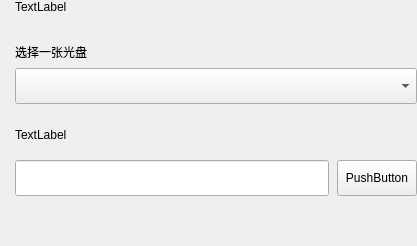
<?xml version="1.0" encoding="UTF-8"?>
<ui version="4.0">
 <class>DiskCheck</class>
 <widget class="QWidget" name="DiskCheck">
  <property name="geometry">
   <rect>
    <x>0</x>
    <y>0</y>
    <width>417</width>
    <height>246</height>
   </rect>
  </property>
  <property name="sizePolicy">
   <sizepolicy hsizetype="Fixed" vsizetype="Fixed">
    <horstretch>0</horstretch>
    <verstretch>0</verstretch>
   </sizepolicy>
  </property>
  <property name="minimumSize">
   <size>
    <width>417</width>
    <height>0</height>
   </size>
  </property>
  <property name="maximumSize">
   <size>
    <width>417</width>
    <height>16635</height>
   </size>
  </property>
  <property name="windowTitle">
   <string>DiskCheck</string>
  </property>
  <layout class="QVBoxLayout" name="verticalLayout">
   <property name="spacing">
    <number>0</number>
   </property>
   <property name="leftMargin">
    <number>15</number>
   </property>
   <property name="topMargin">
    <number>0</number>
   </property>
   <property name="rightMargin">
    <number>0</number>
   </property>
   <item>
    <layout class="QHBoxLayout" name="horizontalLayout">
     <property name="spacing">
      <number>0</number>
     </property>
     <property name="topMargin">
      <number>0</number>
     </property>
     <property name="bottomMargin">
      <number>0</number>
     </property>
     <item>
      <widget class="QLabel" name="title">
       <property name="sizePolicy">
        <sizepolicy hsizetype="Preferred" vsizetype="Fixed">
         <horstretch>0</horstretch>
         <verstretch>0</verstretch>
        </sizepolicy>
       </property>
       <property name="minimumSize">
        <size>
         <width>0</width>
         <height>36</height>
        </size>
       </property>
       <property name="maximumSize">
        <size>
         <width>16777215</width>
         <height>36</height>
        </size>
       </property>
       <property name="text">
        <string>TextLabel</string>
       </property>
       <property name="alignment">
        <set>Qt::AlignLeading|Qt::AlignLeft|Qt::AlignTop</set>
       </property>
      </widget>
     </item>
    </layout>
   </item>
   <item>
    <layout class="QHBoxLayout" name="horizontalLayout_10">
     <property name="bottomMargin">
      <number>0</number>
     </property>
     <item>
      <widget class="QLabel" name="diskTitle">
       <property name="sizePolicy">
        <sizepolicy hsizetype="Fixed" vsizetype="Preferred">
         <horstretch>0</horstretch>
         <verstretch>0</verstretch>
        </sizepolicy>
       </property>
       <property name="minimumSize">
        <size>
         <width>0</width>
         <height>32</height>
        </size>
       </property>
       <property name="maximumSize">
        <size>
         <width>16335</width>
         <height>16777215</height>
        </size>
       </property>
       <property name="text">
        <string>选择一张光盘</string>
       </property>
      </widget>
     </item>
    </layout>
   </item>
   <item>
    <layout class="QHBoxLayout" name="horizontalLayout_2">
     <property name="spacing">
      <number>8</number>
     </property>
     <property name="bottomMargin">
      <number>24</number>
     </property>
     <item>
      <widget class="QComboBox" name="comboBox">
       <property name="minimumSize">
        <size>
         <width>0</width>
         <height>36</height>
        </size>
       </property>
       <property name="maximumSize">
        <size>
         <width>16777215</width>
         <height>36</height>
        </size>
       </property>
      </widget>
     </item>
    </layout>
   </item>
   <item>
    <layout class="QHBoxLayout" name="horizontalLayout_3">
     <item>
      <widget class="QLabel" name="fileTitle">
       <property name="sizePolicy">
        <sizepolicy hsizetype="Preferred" vsizetype="Fixed">
         <horstretch>0</horstretch>
         <verstretch>0</verstretch>
        </sizepolicy>
       </property>
       <property name="minimumSize">
        <size>
         <width>0</width>
         <height>32</height>
        </size>
       </property>
       <property name="maximumSize">
        <size>
         <width>16777215</width>
         <height>32</height>
        </size>
       </property>
       <property name="text">
        <string>TextLabel</string>
       </property>
       <property name="alignment">
        <set>Qt::AlignLeading|Qt::AlignLeft|Qt::AlignTop</set>
       </property>
      </widget>
     </item>
    </layout>
   </item>
   <item>
    <layout class="QHBoxLayout" name="horizontalLayout_4">
     <property name="spacing">
      <number>8</number>
     </property>
     <item>
      <widget class="CustomLineEdit" name="lineEdit">
       <property name="minimumSize">
        <size>
         <width>0</width>
         <height>36</height>
        </size>
       </property>
       <property name="maximumSize">
        <size>
         <width>16777215</width>
         <height>36</height>
        </size>
       </property>
      </widget>
     </item>
     <item>
      <widget class="QPushButton" name="pushButton">
       <property name="minimumSize">
        <size>
         <width>0</width>
         <height>36</height>
        </size>
       </property>
       <property name="maximumSize">
        <size>
         <width>16777215</width>
         <height>36</height>
        </size>
       </property>
       <property name="text">
        <string>PushButton</string>
       </property>
      </widget>
     </item>
    </layout>
   </item>
   <item>
    <spacer name="verticalSpacer">
     <property name="orientation">
      <enum>Qt::Vertical</enum>
     </property>
     <property name="sizeHint" stdset="0">
      <size>
       <width>20</width>
       <height>32</height>
      </size>
     </property>
    </spacer>
   </item>
  </layout>
 </widget>
 <customwidgets>
  <customwidget>
   <class>CustomLineEdit</class>
   <extends>QLineEdit</extends>
   <header location="global">src/view/busnesssetting.h</header>
  </customwidget>
 </customwidgets>
 <resources/>
 <connections/>
</ui>
